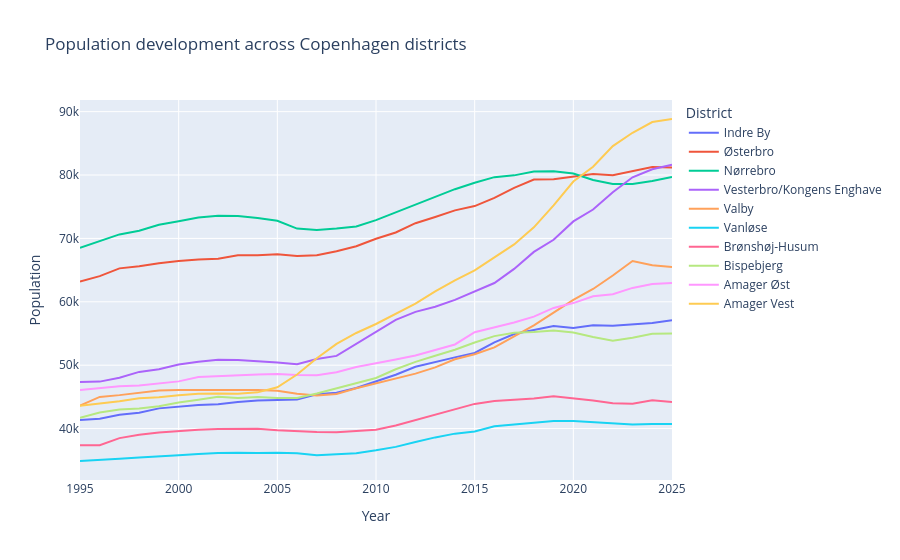

Notebook code for this chart:
### Markdown cell above
### 7.2 Population development by district

Not all districts grew equally. This interactive line chart lets the reader compare how each of the 10 main districts developed over the 30-year period. Color distinguishes districts, and Plotly's interactivity lets the reader isolate specific districts by clicking the legend — useful for spotting outliers like Bispebjerg or Vesterbro, which grew far faster than others. This is important because the project focuses on whether demographic change was evenly distributed or concentrated in specific neighbourhoods.

### Code cell
main_districts = [
    "Indre By", "Østerbro", "Nørrebro", "Vesterbro/Kongens Enghave",
    "Valby", "Vanløse", "Brønshøj-Husum", "Bispebjerg",
    "Amager Øst", "Amager Vest"
]

district_pop = population_long[
    (population_long["district"].isin(main_districts)) &
    (population_long["ancestry"] == "Ancestry total")
]

fig = px.line(
    district_pop,
    x="year",
    y="population",
    color="district",
    title="Population development across Copenhagen districts",
    labels={"year": "Year", "population": "Population", "district": "District"}
)
fig.show()

### Figure 1 — Plotly figure (JSON) as saved in the notebook; plotly's stock layout.template omitted (floating-point values rounded to 4 significant figures)
{"data": [{"hovertemplate": "District=Indre By<br>Year=%{x}<br>Population=%{y}<extra></extra>", "legendgroup": "Indre By", "line": {"color": "#636efa", "dash": "solid"}, "marker": {"symbol": "circle"}, "mode": "lines", "name": "Indre By", "orientation": "v", "showlegend": true, "type": "scatter", "x": [1995, 1996, 1997, 1998, 1999, 2000, 2001, 2002, 2003, 2004, 2005, 2006, 2007, 2008, 2009, 2010, 2011, 2012, 2013, 2014, 2015, 2016, 2017, 2018, 2019, 2020, 2021, 2022, 2023, 2024, 2025], "xaxis": "x", "y": [41340.0, 41540.0, 42180.0, 42480.0, 43190.0, 43460.0, 43730.0, 43850.0, 44200.0, 44440.0, 44520.0, 44600.0, 45420.0, 45660.0, 46400.0, 47500.0, 48490.0, 49740.0, 50530.0, 51240.0, 51930.0, 53600.0, 54920.0, 55490.0, 56170.0, 55860.0, 56290.0, 56230.0, 56450.0, 56660.0, 57100.0], "yaxis": "y"}, {"hovertemplate": "District=Østerbro<br>Year=%{x}<br>Population=%{y}<extra></extra>", "legendgroup": "Østerbro", "line": {"color": "#EF553B", "dash": "solid"}, "marker": {"symbol": "circle"}, "mode": "lines", "name": "Østerbro", "orientation": "v", "showlegend": true, "type": "scatter", "x": [1995, 1996, 1997, 1998, 1999, 2000, 2001, 2002, 2003, 2004, 2005, 2006, 2007, 2008, 2009, 2010, 2011, 2012, 2013, 2014, 2015, 2016, 2017, 2018, 2019, 2020, 2021, 2022, 2023, 2024, 2025], "xaxis": "x", "y": [63210.0, 64040.0, 65280.0, 65600.0, 66090.0, 66460.0, 66680.0, 66790.0, 67340.0, 67330.0, 67520.0, 67240.0, 67340.0, 67960.0, 68770.0, 69950.0, 70940.0, 72400.0, 73390.0, 74430.0, 75100.0, 76400.0, 77970.0, 79280.0, 79330.0, 79800.0, 80160.0, 79950.0, 80610.0, 81270.0, 81190.0], "yaxis": "y"}, {"hovertemplate": "District=Nørrebro<br>Year=%{x}<br>Population=%{y}<extra></extra>", "legendgroup": "Nørrebro", "line": {"color": "#00cc96", "dash": "solid"}, "marker": {"symbol": "circle"}, "mode": "lines", "name": "Nørrebro", "orientation": "v", "showlegend": true, "type": "scatter", "x": [1995, 1996, 1997, 1998, 1999, 2000, 2001, 2002, 2003, 2004, 2005, 2006, 2007, 2008, 2009, 2010, 2011, 2012, 2013, 2014, 2015, 2016, 2017, 2018, 2019, 2020, 2021, 2022, 2023, 2024, 2025], "xaxis": "x", "y": [68510.0, 69520.0, 70630.0, 71200.0, 72160.0, 72710.0, 73290.0, 73570.0, 73530.0, 73220.0, 72790.0, 71550.0, 71320.0, 71560.0, 71890.0, 72890.0, 74130.0, 75380.0, 76560.0, 77770.0, 78780.0, 79670.0, 79950.0, 80560.0, 80600.0, 80250.0, 79220.0, 78590.0, 78580.0, 79070.0, 79680.0], "yaxis": "y"}, {"hovertemplate": "District=Vesterbro/Kongens Enghave<br>Year=%{x}<br>Population=%{y}<extra></extra>", "legendgroup": "Vesterbro/Kongens Enghave", "line": {"color": "#ab63fa", "dash": "solid"}, "marker": {"symbol": "circle"}, "mode": "lines", "name": "Vesterbro/Kongens Enghave", "orientation": "v", "showlegend": true, "type": "scatter", "x": [1995, 1996, 1997, 1998, 1999, 2000, 2001, 2002, 2003, 2004, 2005, 2006, 2007, 2008, 2009, 2010, 2011, 2012, 2013, 2014, 2015, 2016, 2017, 2018, 2019, 2020, 2021, 2022, 2023, 2024, 2025], "xaxis": "x", "y": [47340.0, 47410.0, 48020.0, 48940.0, 49350.0, 50100.0, 50540.0, 50850.0, 50820.0, 50650.0, 50440.0, 50140.0, 50960.0, 51470.0, 53350.0, 55320.0, 57150.0, 58410.0, 59210.0, 60310.0, 61600.0, 62970.0, 65190.0, 67880.0, 69780.0, 72690.0, 74560.0, 77280.0, 79640.0, 80920.0, 81640.0], "yaxis": "y"}, {"hovertemplate": "District=Valby<br>Year=%{x}<br>Population=%{y}<extra></extra>", "legendgroup": "Valby", "line": {"color": "#FFA15A", "dash": "solid"}, "marker": {"symbol": "circle"}, "mode": "lines", "name": "Valby", "orientation": "v", "showlegend": true, "type": "scatter", "x": [1995, 1996, 1997, 1998, 1999, 2000, 2001, 2002, 2003, 2004, 2005, 2006, 2007, 2008, 2009, 2010, 2011, 2012, 2013, 2014, 2015, 2016, 2017, 2018, 2019, 2020, 2021, 2022, 2023, 2024, 2025], "xaxis": "x", "y": [43630.0, 45000.0, 45280.0, 45670.0, 46000.0, 46100.0, 46100.0, 46160.0, 46110.0, 46090.0, 45980.0, 45510.0, 45200.0, 45470.0, 46370.0, 47110.0, 47840.0, 48670.0, 49660.0, 50930.0, 51720.0, 52810.0, 54560.0, 56280.0, 58290.0, 60300.0, 62020.0, 64140.0, 66440.0, 65770.0, 65480.0], "yaxis": "y"}, {"hovertemplate": "District=Vanløse<br>Year=%{x}<br>Population=%{y}<extra></extra>", "legendgroup": "Vanløse", "line": {"color": "#19d3f3", "dash": "solid"}, "marker": {"symbol": "circle"}, "mode": "lines", "name": "Vanløse", "orientation": "v", "showlegend": true, "type": "scatter", "x": [1995, 1996, 1997, 1998, 1999, 2000, 2001, 2002, 2003, 2004, 2005, 2006, 2007, 2008, 2009, 2010, 2011, 2012, 2013, 2014, 2015, 2016, 2017, 2018, 2019, 2020, 2021, 2022, 2023, 2024, 2025], "xaxis": "x", "y": [34880.0, 35020.0, 35220.0, 35440.0, 35560.0, 35780.0, 36000.0, 36170.0, 36190.0, 36130.0, 36210.0, 36100.0, 35780.0, 35890.0, 36120.0, 36580.0, 37120.0, 37890.0, 38610.0, 39200.0, 39530.0, 40360.0, 40660.0, 40840.0, 41200.0, 41190.0, 41000.0, 40780.0, 40630.0, 40710.0, 40710.0], "yaxis": "y"}, {"hovertemplate": "District=Brønshøj-Husum<br>Year=%{x}<br>Population=%{y}<extra></extra>", "legendgroup": "Brønshøj-Husum", "line": {"color": "#FF6692", "dash": "solid"}, "marker": {"symbol": "circle"}, "mode": "lines", "name": "Brønshøj-Husum", "orientation": "v", "showlegend": true, "type": "scatter", "x": [1995, 1996, 1997, 1998, 1999, 2000, 2001, 2002, 2003, 2004, 2005, 2006, 2007, 2008, 2009, 2010, 2011, 2012, 2013, 2014, 2015, 2016, 2017, 2018, 2019, 2020, 2021, 2022, 2023, 2024, 2025], "xaxis": "x", "y": [37350.0, 37360.0, 38490.0, 39020.0, 39370.0, 39600.0, 39800.0, 39930.0, 39900.0, 39970.0, 39740.0, 39540.0, 39450.0, 39410.0, 39590.0, 39830.0, 40490.0, 41340.0, 42280.0, 43020.0, 43900.0, 44370.0, 44600.0, 44740.0, 45090.0, 44780.0, 44430.0, 44000.0, 43930.0, 44460.0, 44190.0], "yaxis": "y"}, {"hovertemplate": "District=Bispebjerg<br>Year=%{x}<br>Population=%{y}<extra></extra>", "legendgroup": "Bispebjerg", "line": {"color": "#B6E880", "dash": "solid"}, "marker": {"symbol": "circle"}, "mode": "lines", "name": "Bispebjerg", "orientation": "v", "showlegend": true, "type": "scatter", "x": [1995, 1996, 1997, 1998, 1999, 2000, 2001, 2002, 2003, 2004, 2005, 2006, 2007, 2008, 2009, 2010, 2011, 2012, 2013, 2014, 2015, 2016, 2017, 2018, 2019, 2020, 2021, 2022, 2023, 2024, 2025], "xaxis": "x", "y": [41690.0, 42540.0, 43020.0, 43170.0, 43520.0, 44120.0, 44560.0, 45040.0, 44840.0, 44980.0, 44840.0, 44840.0, 45540.0, 46390.0, 47200.0, 47980.0, 49360.0, 50530.0, 51490.0, 52440.0, 53580.0, 54580.0, 55130.0, 55230.0, 55470.0, 55160.0, 54460.0, 53840.0, 54340.0, 54970.0, 55010.0], "yaxis": "y"}, {"hovertemplate": "District=Amager Øst<br>Year=%{x}<br>Population=%{y}<extra></extra>", "legendgroup": "Amager Øst", "line": {"color": "#FF97FF", "dash": "solid"}, "marker": {"symbol": "circle"}, "mode": "lines", "name": "Amager Øst", "orientation": "v", "showlegend": true, "type": "scatter", "x": [1995, 1996, 1997, 1998, 1999, 2000, 2001, 2002, 2003, 2004, 2005, 2006, 2007, 2008, 2009, 2010, 2011, 2012, 2013, 2014, 2015, 2016, 2017, 2018, 2019, 2020, 2021, 2022, 2023, 2024, 2025], "xaxis": "x", "y": [46090.0, 46400.0, 46680.0, 46810.0, 47180.0, 47450.0, 48140.0, 48290.0, 48370.0, 48530.0, 48620.0, 48440.0, 48430.0, 48880.0, 49700.0, 50250.0, 50900.0, 51540.0, 52460.0, 53270.0, 55200.0, 55990.0, 56740.0, 57670.0, 59040.0, 59800.0, 60870.0, 61190.0, 62200.0, 62810.0, 62970.0], "yaxis": "y"}, {"hovertemplate": "District=Amager Vest<br>Year=%{x}<br>Population=%{y}<extra></extra>", "legendgroup": "Amager Vest", "line": {"color": "#FECB52", "dash": "solid"}, "marker": {"symbol": "circle"}, "mode": "lines", "name": "Amager Vest", "orientation": "v", "showlegend": true, "type": "scatter", "x": [1995, 1996, 1997, 1998, 1999, 2000, 2001, 2002, 2003, 2004, 2005, 2006, 2007, 2008, 2009, 2010, 2011, 2012, 2013, 2014, 2015, 2016, 2017, 2018, 2019, 2020, 2021, 2022, 2023, 2024, 2025], "xaxis": "x", "y": [43610.0, 43940.0, 44320.0, 44790.0, 44930.0, 45260.0, 45480.0, 45520.0, 45480.0, 45710.0, 46510.0, 48530.0, 51090.0, 53360.0, 55080.0, 56500.0, 58170.0, 59730.0, 61660.0, 63380.0, 64960.0, 66990.0, 69050.0, 71750.0, 75200.0, 78970.0, 81320.0, 84560.0, 86670.0, 88360.0, 88840.0], "yaxis": "y"}], "layout": {"legend": {"title": {"text": "District"}, "tracegroupgap": 0}, "title": {"text": "Population development across Copenhagen districts"}, "xaxis": {"anchor": "y", "domain": [0, 1], "title": {"text": "Year"}}, "yaxis": {"anchor": "x", "domain": [0, 1], "title": {"text": "Population"}}}}
